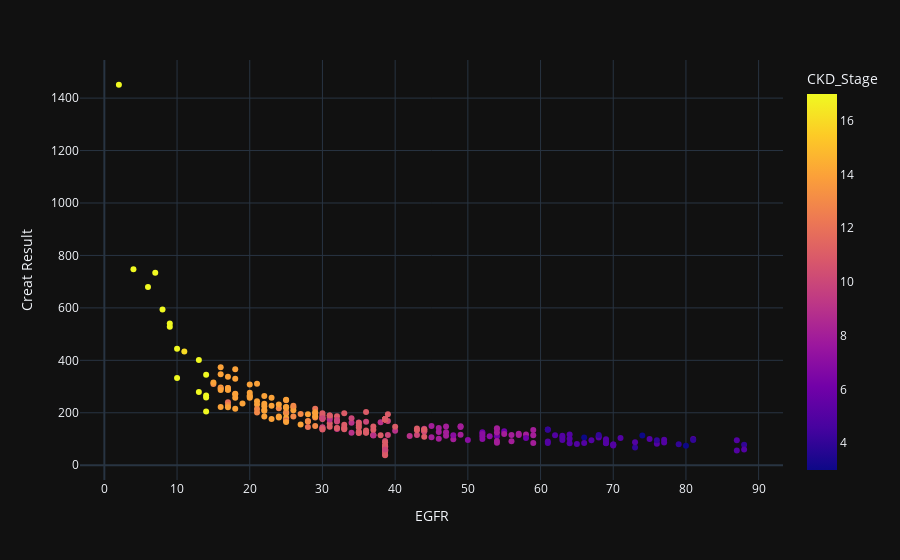

Write notebook code for a chart like this one.
### Code cell
scatter ('EGFR','Creat Result')

### Figure 1 — Plotly figure (JSON) as saved in the notebook; plotly's stock layout.template omitted (floating-point values rounded to 4 significant figures; data arrays with more than 128 entries replaced by an {"elided": "..."} marker saying what was removed)
{"data": [{"hovertemplate": "EGFR=%{x}<br>Creat Result=%{y}<br>CKD_Stage=%{marker.color}<extra></extra>", "legendgroup": "", "marker": {"color": {"elided": "286 int values"}, "coloraxis": "coloraxis", "symbol": "circle"}, "mode": "markers", "name": "", "orientation": "v", "showlegend": false, "type": "scatter", "x": {"elided": "286 float values"}, "xaxis": "x", "y": {"elided": "286 float values"}, "yaxis": "y"}], "layout": {"coloraxis": {"colorbar": {"title": {"text": "CKD_Stage"}}, "colorscale": [[0, "#0d0887"], [0.1111, "#46039f"], [0.2222, "#7201a8"], [0.3333, "#9c179e"], [0.4444, "#bd3786"], [0.5556, "#d8576b"], [0.6667, "#ed7953"], [0.7778, "#fb9f3a"], [0.8889, "#fdca26"], [1, "#f0f921"]]}, "legend": {"tracegroupgap": 0}, "margin": {"t": 60}, "xaxis": {"anchor": "y", "domain": [0, 1], "title": {"text": "EGFR"}}, "yaxis": {"anchor": "x", "domain": [0, 1], "title": {"text": "Creat Result"}}}}
